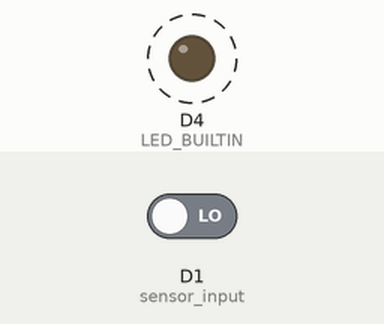
Recording of a sketch running on a simulated ESP8266 (NodeMCU). On the bench: output pins drawn as LEDs (lit = HIGH, except the on-board LED, lit = LOW). Dashed ring = blinking. The test bench sets the inputs (shaded band); at power-on: D1 (sensor_input) LOW. WiFi joins after 1.5 s; servers stay silent unless stated; no MQTT or app messages arrive unless stated; what the sketch prints to the serial monitor is not drawn.

Above: at 3.35 s.
3.6 s: D1 (sensor_input) driven HIGH
At 3.6 s:
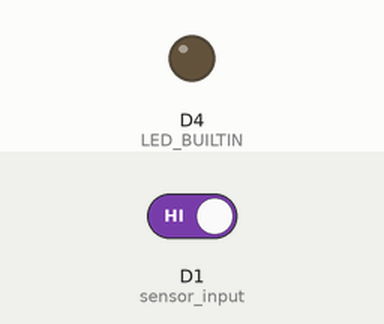
5.1 s: D1 (sensor_input) driven LOW
At 5.45 s:
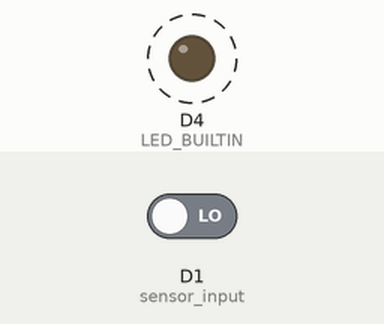
Timing chart, 0 to 14.1 s (numbered marks = the images above; inputs shaded):
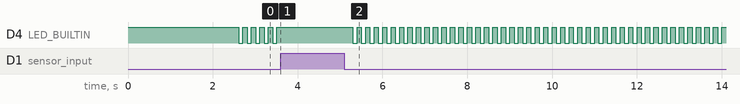

The sketch:

NodeMCU_SENSOR_FOTOELECTRICO_PARQUEADERO_NODERED.ino
```cpp
//Node MCU conectado con sensor fotoeléctrico
//para detección en parqueadero. Con conexión a Gateway NodeRed
// - WMA - Sept. 20 de 2019


#include <ESP8266WiFi.h>
#include <PubSubClient.h>
#include <Ticker.h>
#define tiempo_estabilizacion_vehiculo 100

const char* ssid = "MANTILLA";
const char* password = "Jrvc16128924";

//const char* ssid = "RedProfinet";
//const char* password = "12345678";

// Add your MQTT Broker IP address RaspBerry Pi, example:
const char* mqtt_server = "192.168.0.10";

WiFiClient sensorFotoelectrico7;
PubSubClient client(sensorFotoelectrico7);
Ticker parpadearled;

long lastMsg = 0;
char msg[50];
int value = 0;
int activar_led=0;
const String quote = "\"";

// LED Pin
int sensor_input = D1;
int bandera=0;
int estuve_parpadeando=0;
int cont_segundos=0;
char sensorString[8];
char strOn[] = "{\"bahia\": 7, \"estado\": \"ocupada\"}";
char strOff[] = "{\"bahia\": 7, \"estado\": \"libre\"}";
String estado_bahia = "";

void parpadeo() {
static int estadoled=0;

  //Este bloque if es para hacer parpadear el LED cada 0.1s
    if (estadoled==0) {
      digitalWrite(LED_BUILTIN, 1);
      estadoled = 1;
    }else if (estadoled==1) {
      digitalWrite(LED_BUILTIN, 0);
      estadoled = 0;
    }
    cont_segundos++;
    //El valor de tiempo_estabilizacion_vehiculo es el tiempo deseado multiplicado por 10. Cambiar si es necesario.
    if (cont_segundos>=tiempo_estabilizacion_vehiculo) {
      //Transcurrieron n segundos
      cont_segundos = 0;
      Serial.println("Vehículo estabilizado y ocupando bahia.");
      Serial.println("Enviando información al Broker");
      client.publish("nodeMCU/sensorFotoelectrico7", strOn);
      parpadearled.detach();
      digitalWrite(LED_BUILTIN, 0);  //Deja encendido el LED. Nota: el LED tiene lógica inversa
      estuve_parpadeando = 0;
    }

    //Sí, mientras está parpadeando, el vehículo se sale de la bahía, debe culminar el parpadeo,
    //el LED debe quedar apagado, todo queda en condiciones iniciales y no debe mandar nada al Broker
    if (digitalRead(sensor_input)==1){
      Serial.println("Presencia finalizada");
      parpadearled.detach(); //Desactiva el parpadeo
      digitalWrite(LED_BUILTIN, 1); //Apaga el LED
      cont_segundos = 0;
      bandera = 0;
    }
}

void setup() {
  pinMode(sensor_input, INPUT);
  pinMode(LED_BUILTIN, OUTPUT);
  digitalWrite(LED_BUILTIN, 1);
  delay(300);
  Serial.begin(9600);
  //Serial.println("Detectando presencia...");
  delay(500);
  setup_wifi();
  client.setServer(mqtt_server, 1883);
  //client.setCallback(callback);
}

void loop() {
  if (!client.connected()) {
    reconnect();
  }
  client.loop();
  //El sensor fotoeléctrico tiene lógica inversa
  if ((digitalRead(sensor_input)==0) && (bandera==0)) {
    Serial.println("Presencia detectada");
    Serial.println("Esperando estabilización del vehículo...");
    //Se repite cada 0.1s
    parpadearled.attach(0.1, parpadeo);
    //sprintf(sensorString, "%d", 1);
    bandera = 1;
    estuve_parpadeando = 1;
  }
  else if ((digitalRead(sensor_input)==1) && (bandera==1)){
    Serial.println("Presencia finalizada");
    // Publishes values
    sprintf(sensorString, "%d", 0);
    if (estuve_parpadeando!=1) {
      client.publish("nodeMCU/sensorFotoelectrico7", strOff);
    }
    if (estuve_parpadeando==1) {
      estuve_parpadeando = 0;
    }
    digitalWrite(LED_BUILTIN, 1);
    bandera = 0;
  }
}

void reconnect() {
  // Loop until we're reconnected
  while (!client.connected()) {
    Serial.print("Attempting MQTT connection...");
    // Attempt to connect
    if (client.connect("sensorFotoelectrico7")) {
      Serial.println("connected");
      // Subscribe or resubscribe to a topic
      // You can subscribe to more topics (to control more LEDs in this example)
      //client.subscribe("nodeMCU/sensorFotoelectrico7");
    } else {
      Serial.print("failed, rc=");
      Serial.print(client.state());
      Serial.println(" try again in 5 seconds");
      // Wait 5 seconds before retrying
      delay(5000);
    }
  }
}

void setup_wifi() {
  delay(10);
  // We start by connecting to a WiFi network
  Serial.println();
  Serial.print("Connecting to ");
  Serial.println(ssid);
  WiFi.begin(ssid, password);
  while (WiFi.status() != WL_CONNECTED) {
    delay(500);
    Serial.print(".");
  }
  Serial.println("");
  Serial.print("WiFi connected - ESP IP address: ");
  Serial.println(WiFi.localIP());
}
```

Measured:
- after the input at 3.6 s, D4 (LED_BUILTIN): stops changing and stays HIGH
- after the input at 5.1 s, D4 (LED_BUILTIN): alternates HIGH for 0.10 s and LOW for 0.10 s, starting after 0.20 s
- by itself, D4 (LED_BUILTIN): alternates HIGH for 0.10 s and LOW for 0.10 s
